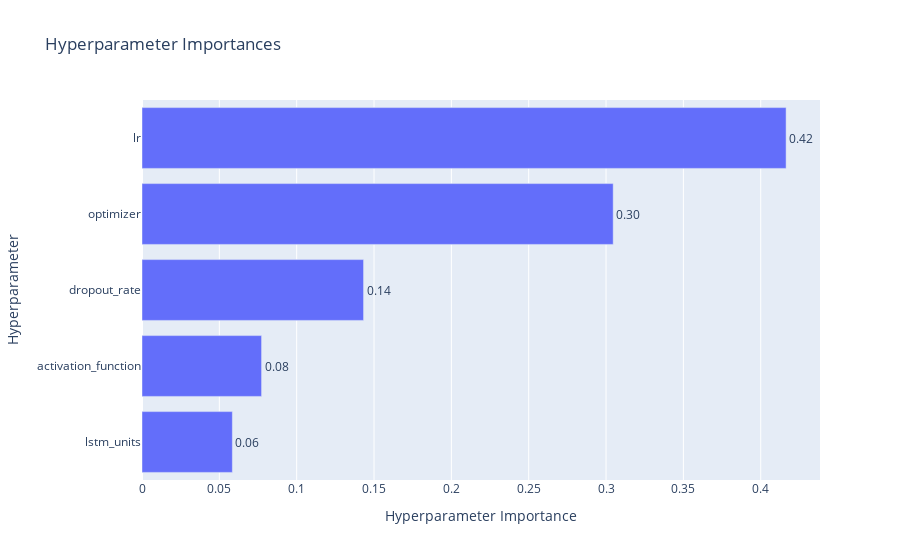

Notebook code for this chart:
### Code cell
optuna.visualization.plot_param_importances(study)

### Figure 1 — Plotly figure (JSON) as saved in the notebook; plotly's stock layout.template omitted (floating-point values rounded to 4 significant figures)
{"data": [{"cliponaxis": false, "hovertemplate": ["lstm_units (CategoricalDistribution): 0.058418895104075476<extra></extra>", "activation_function (CategoricalDistribution): 0.07730745407823827<extra></extra>", "dropout_rate (FloatDistribution): 0.1432445991633559<extra></extra>", "optimizer (CategoricalDistribution): 0.30462033278687634<extra></extra>", "lr (FloatDistribution): 0.41640871886745395<extra></extra>"], "name": "Objective Value", "orientation": "h", "text": ["0.06", "0.08", "0.14", "0.30", "0.42"], "textposition": "outside", "type": "bar", "x": [0.05842, 0.07731, 0.1432, 0.3046, 0.4164], "y": ["lstm_units", "activation_function", "dropout_rate", "optimizer", "lr"]}], "layout": {"title": {"text": "Hyperparameter Importances"}, "xaxis": {"title": {"text": "Hyperparameter Importance"}}, "yaxis": {"title": {"text": "Hyperparameter"}}}}
